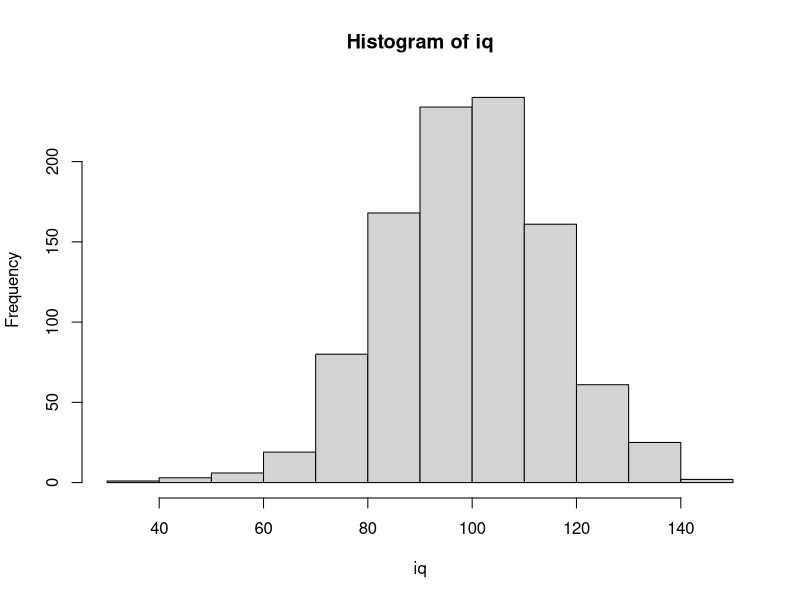
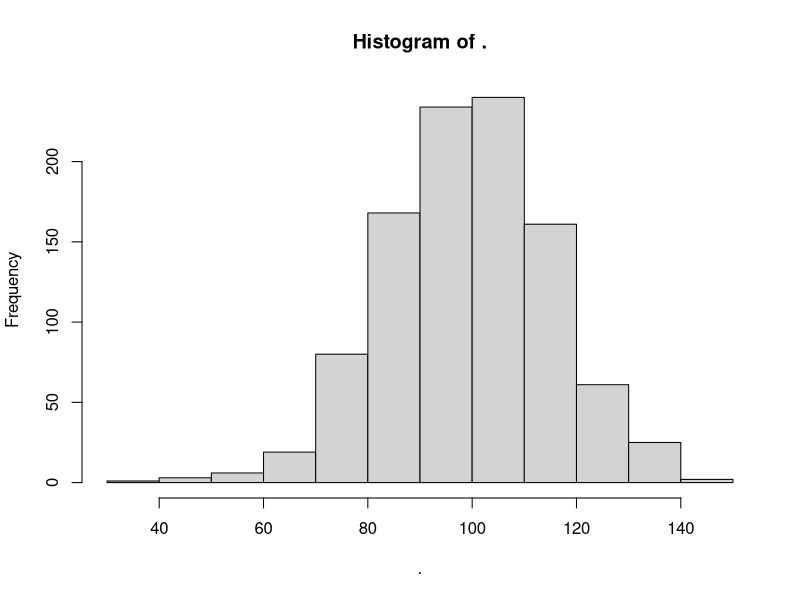
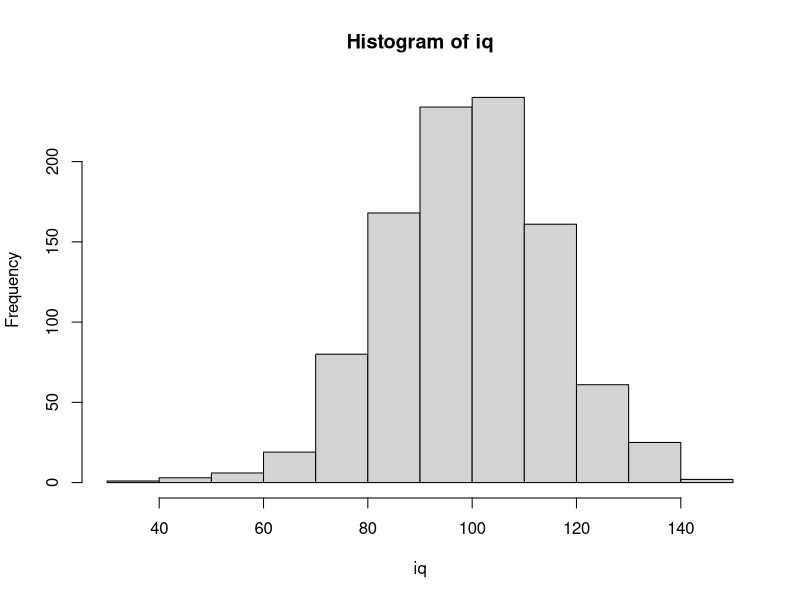
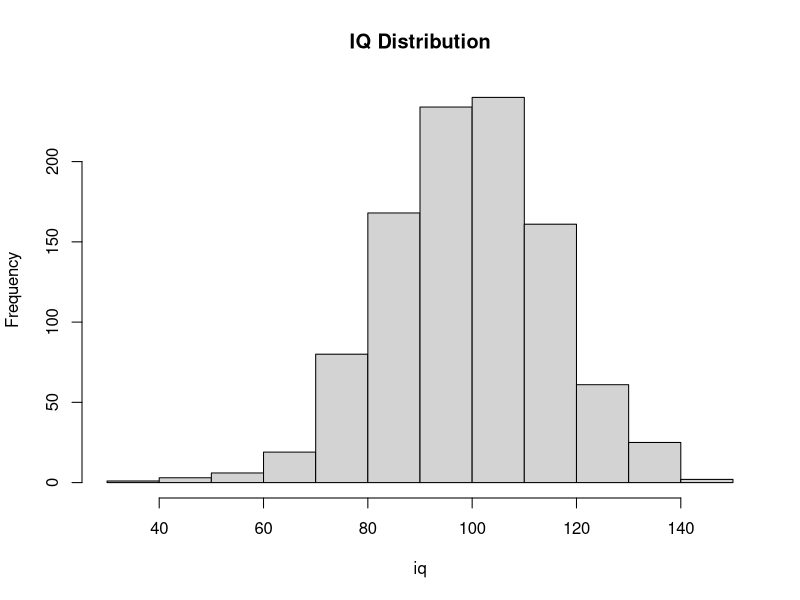

The R script that drew these images, in order: (Note: this script raises an error after producing the figures.)
## ---- chunk 1
# secret functions
# source(here::here("r", "src", "color_format_text.R"))
## ---- chunk 2

## ---- chunk 3
#| label: load-packages
#| include: false

#library()
#source(here::here("r", "my_functions.R"))
#source(here::here("r", "functions", "view_html.R"))
R.utils::sourceDirectory(here::here("r", "functions"))
## ---- chunk 4
numeric_vector <- c(23, 22, 35)
## ---- chunk 5
numeric_vector
## ---- chunk 6
character_vector <- c("Salle", "Jane", "Beavis")

character_vector
## ---- chunk 7
quote_num_vector <- c("23", "22", "35")

quote_num_vector
## ---- chunk 8
num_char_vector <- c(23, "22", "35")

num_char_vector
## ---- chunk 9
c(23, 22, 35, "30")
## ---- chunk 10
iq <- rnorm(n = 1000, mean = 100, sd = 15)  
## ---- chunk 11
iq <- rnorm(1000, 100, 15)      
## ---- chunk 12
head(iq)                        
## ---- chunk 13
head(iq, n = 10)
## ---- chunk 14
c("F", "F", "F", "F", "F") 
## ---- chunk 15
rep("F",  times = 5)         # replicate object 5 times
## ---- chunk 16
rep( c("F", "M"), 5)         # replicate c() vector 5 times
## ---- chunk 17
sex_levels <- c("F", "M")    # assign a two-element character vector

rep(sex_levels, 5)           # replicate c() vector 5 times
## ---- chunk 18
sex <- c(rep("F", 500), rep("M", 500))
## ---- chunk 19
head(sex)
## ---- chunk 20
tail(sex)
## ---- chunk 21
f <- rep("F", 500)
m <- rep("M", 500)
## ---- chunk 22
sex <- c(f, m)               # assign the character vectors to the sex vector
## ---- chunk 23
head(sex)
## ---- chunk 24
seq(from = 1, to = 10)       
## ---- chunk 25
seq(1, to = 10)
## ---- chunk 26
seq(1, 10) 
## ---- chunk 27
seq(2, 10, by = 2)           # FROM 2 TO 10 BY 2s, dropping from and to arguments
## ---- chunk 28
id <- seq(1, 1000)            # assign a sequence of 1 to 1000 to a vector named id
## ---- chunk 29
head(id)
## ---- chunk 30
length(sex)                # length will return the length of the vector, including NAs
## ---- chunk 31
id <- seq(from = 1, 
          to = length(sex)
          )  
## ---- chunk 32
head(id)
## ---- chunk 33
is.double(iq)        # is it a double precision/floating point? 


is.numeric(iq)       # is it a set of numeric values?


is.character(iq)     # is it a set of characters?


is.integer(iq)       # is it a set of integer values?
## ---- chunk 34
iq <- as.integer(iq)
## ---- chunk 35
head(iq)
## ---- chunk 36
iq <- as.character(iq)                # make is a character vector  
## ---- chunk 37
head(iq)               
## ---- chunk 38
iq <- as.integer(iq)  
## ---- chunk 39
head(iq)
## ---- chunk 40
iq <- as.integer(rnorm(1000, 100, 15))                 # create initially by wrapping as.integer() around rnorm()
## ---- chunk 41
library(magrittr)
## ---- chunk 42
iq <- rnorm(1000, 100, 15)        # create the random normal dist
## ---- chunk 43
is.integer(iq)
## ---- chunk 44
iq <- rnorm(1000, 100, 15) %>%    # create the random normal dist
    as.integer()                  # pipe to make integer
## ---- chunk 45
iq <- rnorm(1000, 100, 15) |>     # create the random normal dist
    as.integer()                  # pipe to make integer
## ---- chunk 46
head(iq)
## ---- chunk 47
hist(iq)
## ---- chunk 48
iq %>% hist()
## ---- chunk 49
iq |> hist()
## ---- chunk 50
iq |> hist(main = "IQ Distribution")   
## ---- chunk 51
temp_sex <- c("M", "m", "F", "f", NA)
## ---- chunk 52
temp_sex == "M"
## ---- chunk 53
ifelse(temp_sex == "M", 0, 1)
## ---- chunk 54
ifelse(sex == "M", 0, 1) |>
  head()
## ---- chunk 55
dplyr::case_when(
  temp_sex == "M" ~ 0,
  temp_sex == "F" ~ 1
  ) 
## ---- chunk 56
dplyr::case_when(
  toupper(temp_sex) == "M" ~ 0,
  toupper(temp_sex) == "F" ~ 1
  ) 
## ---- chunk 57
library(stringr)            # load the library first

dplyr::case_when(
  str_to_upper(temp_sex) == "M" ~ 0,
  str_to_upper(temp_sex) == "F" ~ 1
  ) 
## ---- chunk 58
dplyr::case_when(
  temp_sex == "m" ~ "Young Men",
  temp_sex == "M" ~ "Old Men",
  temp_sex == "f" ~ "Young Women",
  temp_sex == "F" ~ "Old Women",
  ) 
## ---- chunk 59
temp_sex
## ---- chunk 60
temp_sex <- dplyr::case_when(
  temp_sex == "m" ~ "Young Men",
  temp_sex == "M" ~ "Old Men",
  temp_sex == "f" ~ "Young Women",
  temp_sex == "F" ~ "Old Women",
  ) 
## ---- chunk 61
temp_sex
## ---- chunk 62
iq[] |> head()          
## ---- chunk 63
iq[1000]            
## ---- chunk 64
iq[1001]      
## ---- chunk 65
iq[1:5]
## ---- chunk 66
iq[100:105]
## ---- chunk 67
iq[c(100,105)]
## ---- chunk 68
iq[c(1:5, 100, 105)]
## ---- chunk 69
sort(iq) |> head()
## ---- chunk 70
sort(iq, decreasing = T) |> head()  
## ---- chunk 71
iq_backup <- iq
## ---- chunk 72
iq[c(1,52, 99, 108)]
## ---- chunk 73
iq[c(1,52, 99, 108)] <- NA
## ---- chunk 74
iq[c(1,52, 99, 108)]
## ---- chunk 75
iq <- iq_backup
## ---- chunk 76
rm(iq_backup)          
## ---- chunk 77
DF <- data.frame(id, sex, iq)      
## ---- chunk 78
head(DF)                           
## ---- chunk 79
DF <- data.frame(Id = id, Sex = sex, Iq = iq)  
## ---- chunk 80
names(DF)
## ---- chunk 81
length(names(DF))
## ---- chunk 82
names(DF) <- c("Id", "Sex", "Iq")
## ---- chunk 83
names(DF) 
## ---- chunk 84
is.data.frame(DF)
## ---- chunk 85
matrix_aint_no_dataframe <- matrix(1:12, nrow = 4, ncol = 3)   
## ---- chunk 86
is.data.frame(matrix_aint_no_dataframe)       
## ---- chunk 87
as.data.frame(matrix_aint_no_dataframe) 
## ---- chunk 88
matrix_aint_no_dataframe                
## ---- chunk 89
DF_was_a_matrix <- as.data.frame(matrix_aint_no_dataframe)  
## ---- chunk 90
is.data.frame(DF_was_a_matrix)
## ---- chunk 91
dim(DF)   
## ---- chunk 92
dim(DF)[1] 
## ---- chunk 93
dim(DF)[2] 
## ---- chunk 94
str(DF)
## ---- chunk 95
dplyr::glimpse(DF)
## ---- chunk 96
head(DF)  
## ---- chunk 97
tail(DF)  
## ---- chunk 98
names(DF)
## ---- chunk 99
colnames(DF)
## ---- chunk 100
library(dplyr)
## ---- chunk 101
DF |> 
  relocate("Sex", 
           .after = "Id"
           ) |>                        # then pass to head()
  head()
## ---- chunk 102
DF |> 
  relocate("Sex", 
           .after = last_col()
           ) |>
  head()
## ---- chunk 103
DF |> 
  dplyr::relocate("Sex", 
                  .before = "Id"
                  ) |>          
  head()
## ---- chunk 104
DF |>
  relocate(where(is.numeric)) |>
  head() 
## ---- chunk 105
DF |>
  relocate(where(is.numeric), 
           .after = where(is.character)
           ) |>
  head()
## ---- chunk 106
head(DF$Iq)
## ---- chunk 107
iq[1000]
## ---- chunk 108
DF$Iq[1000]    
## ---- chunk 109
DF$Iq[1:5]
## ---- chunk 110
DF[,] |> head()            # All rows and all columns -- same as DF or DF[]
## ---- chunk 111
DF[1000, 3]      # the 1000th row, 3rd column (see above for str() or dim() )
## ---- chunk 112
DF[, "Iq"] |> head()
## ---- chunk 113
DF[1000, "Iq"]     
## ---- chunk 114
c("Sex", "Iq")
## ---- chunk 115
DF[1:10, c("Sex", "Iq") ]
## ---- chunk 116
DF$New <- "2021"
## ---- chunk 117
head(DF$New)
## ---- chunk 118
DF$New2 <- 2021       
## ---- chunk 119
head(DF$New2)
## ---- chunk 120
DF[, "New"] <- "2021"


head(DF$New)
## ---- chunk 121
DF[, "New2"] <- 2021   


head(DF$New)
## ---- chunk 122
names(DF)    # returns the names of DF. New and New2 are there
## ---- chunk 123
DF$New <- 1  # or DF[, "New] <- 1
## ---- chunk 124
head(DF$New)
## ---- chunk 125
names(DF)    # New looks like position 4
## ---- chunk 126
names(DF)[4] 
## ---- chunk 127
names(DF)[4] <- "NewName"
## ---- chunk 128
names(DF)    
## ---- chunk 129
DF$NewName2 <- DF$NewName  
## ---- chunk 130
names(DF) 
## ---- chunk 131
DF[, c("Id", "Sex", "Iq", "NewName2") ] |> head()     
## ---- chunk 132
DF <- DF[, c("Id", "Sex", "Iq", "NewName2") ] 
## ---- chunk 133
names(DF)     
## ---- chunk 134
levels(DF$Sex)     # list levels of variable in DF. Retuns NULL if it's not a factor


head(DF$Sex)
## ---- chunk 135
is.factor(DF$Sex)  # nope
## ---- chunk 136
DF$Sex <- as.factor(DF$Sex) 



is.factor(DF$Sex) # Now it is



head(DF$Sex)      # looks different



levels(DF$Sex)    # Has 2 levels
## ---- chunk 137
head(DF)
## ---- chunk 138
str(DF)
## ---- chunk 139
DF |>
  dplyr::mutate(Sex_f = as.factor(Sex),          # convert the character to a factor 
                New_var1 = 0,                    # set to some constant 
                New_var2 = Iq/2,                 # using math
                New_var3 = dplyr::case_when(     # conditional...
                  Iq <= 80 ~ 1,
                  Iq > 80 & Iq <= 115 ~ 2,
                  Iq > 115 ~ 3, 
                ),
                New_var4 = "Exp 1",              # a constant character
                New_var5 = dplyr::ntile(Iq, 5)   # quintiles based on specific variable
  ) |> 
  dplyr::mutate(
    New_var4 = paste(New_var4, "*", sep = "")    # mutate() to change a variable too
  ) |>
  dplyr::rename( Pid = Id) |>                 # then rename Id to Pid
  head()
## ---- chunk 140
DF |>
  # across variables in character vector
  mutate( across(.cols = c("Iq"),                    # take the Iq col
                 .fns = scale,                       # scale function
                 .names = "z_{.col}")                # to new name 'z_' + 'Iq'
          ) |>   
  
  # across variables with character match starting with
  mutate( across(starts_with("Iq"), 
                 scale, 
                 .names = "zIq_{.col}")
          ) |>
  
  # across variable with characters contained in 
  mutate( across(contains("i"), 
                 scale, 
                 .names = "zi_{.col}")
          ) |>
  
  # across all numeric types
  mutate( across(where(is.numeric), 
                 scale, 
                 .names = "znum_{.col}")
          ) |>
  head()
## ---- chunk 141
DF |>
  select_if(is.numeric) |>                   # if type function
  select(-c("Id", "NewName2")) |>            # select out
  mutate_all(~scale(.x)) |>
  head()
## ---- chunk 142
DF |>
  select(where(is.numeric)) |>               # where there are numerics
  select(-c("Id", "NewName2")) |>            # select out
  mutate_all(~scale(.)) |>
  head()
## ---- chunk 143
DF |>
  arrange(Iq) |>
  head()
## ---- chunk 144
DF |>
  arrange( desc(Iq)) |>
  head()

DF |>
  arrange( desc(Sex)) |>
  head()
## ---- chunk 145
DF |>
  arrange( Sex, Iq) |>
  view_html( show = 10)
## ---- chunk 146
DF |>
  arrange(across(contains("Se"))) |>    
  view_html(show = 10)
## ---- chunk 147
DF |>
  arrange(!!! rlang::syms(c("Sex", "Iq"))) |>
  view_html( show = 10)
## ---- chunk 148
vars <- c("Sex", "Iq")

DF |> 
  arrange(!!! rlang::syms(vars)) |>
  view_html( show = 10)
## ---- chunk 149
DF |>
  arrange_at(vars) |>
  view_html(show = 10)
## ---- chunk 150
DF |>
  mutate(complete_all = complete.cases(across(everything()))) |>        # across all variables
  mutate(complete_i   = complete.cases(across(contains("i")))) |>       # those containing
  mutate(complete_num = complete.cases(across(where(is.numeric)))) |>   # those numeric
  head()
## ---- chunk 151
sessionInfo()
